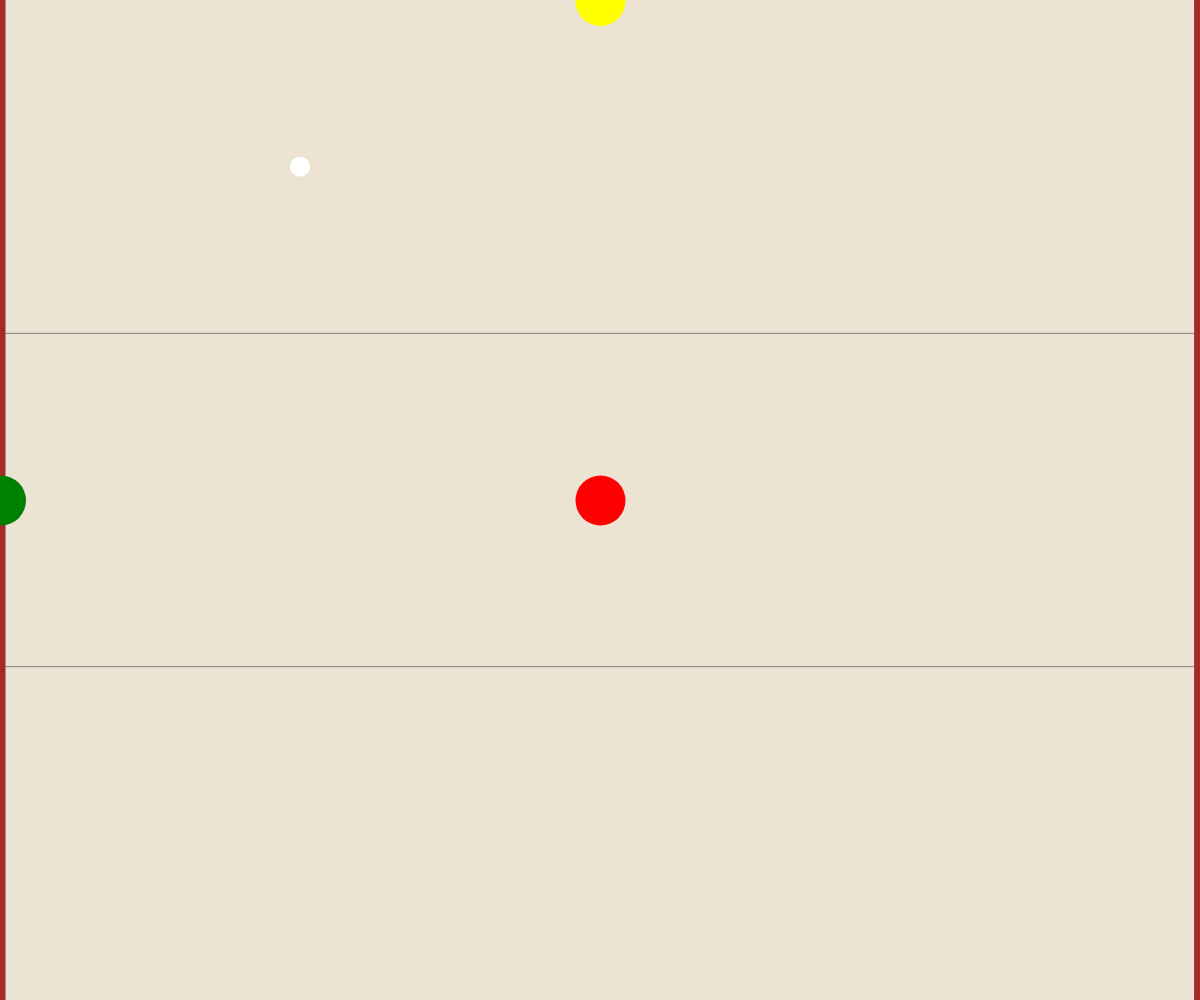
Frame 1 (no input)
Frame 60 (no input): identical to frame 1, image omitted
Frame 120 (the mouse pressed at the canvas centre since frame 60): identical to frame 1, image omitted

The p5.js sketch that drew this single still picture (run headless with seeded random() and noise() and a simulated clock; from frame 60 on, the mouse is pressed at the canvas centre):

// p5.js sketch
// ── sketch.js
var colors = ['yellow', 'red', 'green'];

function setup() {
   createCanvas(windowWidth,windowHeight);
   angleMode(DEGREES);
 }

function draw() {
  //campo da bocce
  background('#ECE3D3');

  stroke('grey');
  line(0, height/3, width, height/3);
  line(0, height/3*2, width, height/3*2);

  stroke('brown');
  fill('brown');
  rect(0, 0, 5, height);
  rect(width-5, 0, width, height);

  //boccino
  fill('white');
  noStroke();
  ellipse(windowWidth/4, windowHeight/6, 20);

  //bocce
  fill('yellow');
  ellipse(map(rotationX, -180, 180, 1, windowWidth), map(rotationZ, 0, 360, 1, windowHeight), 50);

  fill('red');
  ellipse(map(rotationY, -180, 180, 1, windowWidth), map(rotationX, -180, 180, 1, windowHeight), 50);

  fill('green');
  ellipse(map(rotationZ, 0, 360, 1, windowWidth), map(rotationY, -180, 180, 1, windowHeight), 50);

  for (var i = 0; i < touches.length; i++) {
    // One color per finger
    fill(colors[i]);
    // Draw a circle at each finger
    ellipse(touches[i].x, touches[i].y, 50);
  }
}

function touchMoved() {
return false;
 }

 function touchEnded() {
   DeviceOrientationEvent.requestPermission();
 }
